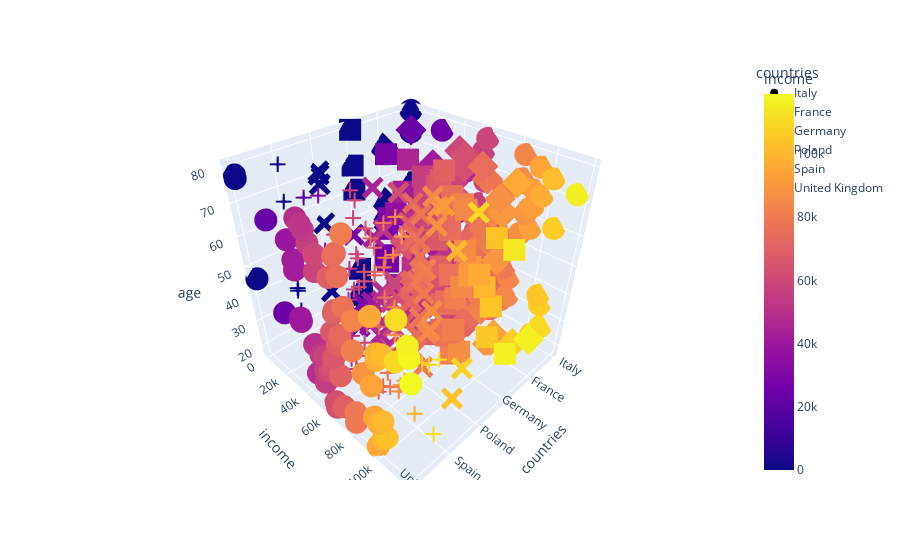

Notebook cell for this chart:
### Markdown cell above
Plot: Avg income in year by countries with precise age

### Code cell
fig = px.bar(df_avg_income_in_year_by_country_with_precise_age_from_list,x="countries",y="income",color="countries",hover_name="countries",
            animation_frame="age",range_y=[30000,120000],)
fig.update_layout(
title="Avg income in year by countries",
xaxis_title="Countries",
yaxis_title="Dollars",
)
fig.layout.updatemenus[0].buttons[0].args[1]['frame']['duration'] = 1650
fig.layout.updatemenus[0].buttons[0].args[1]['transition']['duration'] = 600
fig.show(renderer='notebook_connected')


fig2 = px.scatter(df_avg_income_in_year_by_country_with_precise_age_from_list,x="countries",y="income",color="income",size="income",hover_name="countries",
            animation_frame="age",range_y=[30000,120000],)
fig2.update_layout(
title="Avg income in year by countries",
xaxis_title="Countries",
yaxis_title="Dollars",
)
fig2.layout.updatemenus[0].buttons[0].args[1]['frame']['duration'] = 1650
fig2.layout.updatemenus[0].buttons[0].args[1]['transition']['duration'] = 600
fig2.show(renderer='notebook_connected')


fig3 = px.scatter_3d(df_avg_income_in_year_by_country_with_precise_age_from_list, x='countries', y='income', z='age',
              color='income',symbol='countries')
fig3.show()

### Figure 1 — Plotly figure (JSON) as saved in the notebook; plotly's stock layout.template omitted (floating-point values rounded to 4 significant figures)
{"data": [{"hovertemplate": "countries=%{x}<br>income=%{marker.color}<br>age=%{z}<extra></extra>", "legendgroup": "Italy", "marker": {"color": [52000, 64800, 105000, 73000, 72670.0, 50000, 59200, 110000, 59000, 80000, 69000, 68800, 84500, 49330.0, 72750, 107000, 68750, 30000, 105000, 83750, 58000, 74800, 79600, 46000, 58000, 0, 27000, 68000, 73670.0, 57000, 56000, 72250, 72670.0, 76170.0, 41500, 60000, 87000, 0, 68670.0, 93000, 57000, 69750, 107000, 88860.0, 71000, 90670.0, 92670.0, 73500, 59670.0, 46000, 97000, 92330.0, 87000, 84330.0, 116000, 0, 102000, 57000, 94000, 26000, 84000, 59000, 0], "coloraxis": "coloraxis", "symbol": "circle"}, "mode": "markers", "name": "Italy", "scene": "scene", "showlegend": true, "type": "scatter3d", "x": ["Italy", "Italy", "Italy", "Italy", "Italy", "Italy", "Italy", "Italy", "Italy", "Italy", "Italy", "Italy", "Italy", "Italy", "Italy", "Italy", "Italy", "Italy", "Italy", "Italy", "Italy", "Italy", "Italy", "Italy", "Italy", "Italy", "Italy", "Italy", "Italy", "Italy", "Italy", "Italy", "Italy", "Italy", "Italy", "Italy", "Italy", "Italy", "Italy", "Italy", "Italy", "Italy", "Italy", "Italy", "Italy", "Italy", "Italy", "Italy", "Italy", "Italy", "Italy", "Italy", "Italy", "Italy", "Italy", "Italy", "Italy", "Italy", "Italy", "Italy", "Italy", "Italy", "Italy"], "y": [52000, 64800, 105000, 73000, 72670.0, 50000, 59200, 110000, 59000, 80000, 69000, 68800, 84500, 49330.0, 72750, 107000, 68750, 30000, 105000, 83750, 58000, 74800, 79600, 46000, 58000, 0, 27000, 68000, 73670.0, 57000, 56000, 72250, 72670.0, 76170.0, 41500, 60000, 87000, 0, 68670.0, 93000, 57000, 69750, 107000, 88860.0, 71000, 90670.0, 92670.0, 73500, 59670.0, 46000, 97000, 92330.0, 87000, 84330.0, 116000, 0, 102000, 57000, 94000, 26000, 84000, 59000, 0], "z": [18, 19, 20, 21, 22, 23, 24, 25, 26, 27, 28, 29, 30, 31, 32, 33, 34, 35, 36, 37, 38, 39, 40, 41, 42, 43, 44, 45, 46, 47, 48, 49, 50, 51, 52, 53, 54, 55, 56, 57, 58, 59, 60, 61, 62, 63, 64, 65, 66, 67, 68, 69, 70, 71, 72, 73, 74, 75, 76, 77, 78, 79, 80]}, {"hovertemplate": "countries=%{x}<br>income=%{marker.color}<br>age=%{z}<extra></extra>", "legendgroup": "France", "marker": {"color": [68400, 90000, 59670.0, 41000, 71500, 42500, 93500, 107000, 53330.0, 75000, 45500, 55000, 116500, 82670.0, 58330.0, 36330.0, 47000, 59400, 81000, 55000, 66750, 70000, 48000, 23000, 53500, 77750, 0, 72000, 41500, 0, 70000, 51500, 24000, 89500, 0, 76750, 77570.0, 72000, 81330.0, 42000, 52750, 79500, 42500, 74750, 61710.0, 42250, 64330.0, 84000, 90000, 88000, 39000, 56000, 87500, 0, 41000, 59250, 78500, 63330.0, 96000, 75000, 63400, 59500, 24000], "coloraxis": "coloraxis", "symbol": "diamond"}, "mode": "markers", "name": "France", "scene": "scene", "showlegend": true, "type": "scatter3d", "x": ["France", "France", "France", "France", "France", "France", "France", "France", "France", "France", "France", "France", "France", "France", "France", "France", "France", "France", "France", "France", "France", "France", "France", "France", "France", "France", "France", "France", "France", "France", "France", "France", "France", "France", "France", "France", "France", "France", "France", "France", "France", "France", "France", "France", "France", "France", "France", "France", "France", "France", "France", "France", "France", "France", "France", "France", "France", "France", "France", "France", "France", "France", "France"], "y": [68400, 90000, 59670.0, 41000, 71500, 42500, 93500, 107000, 53330.0, 75000, 45500, 55000, 116500, 82670.0, 58330.0, 36330.0, 47000, 59400, 81000, 55000, 66750, 70000, 48000, 23000, 53500, 77750, 0, 72000, 41500, 0, 70000, 51500, 24000, 89500, 0, 76750, 77570.0, 72000, 81330.0, 42000, 52750, 79500, 42500, 74750, 61710.0, 42250, 64330.0, 84000, 90000, 88000, 39000, 56000, 87500, 0, 41000, 59250, 78500, 63330.0, 96000, 75000, 63400, 59500, 24000], "z": [18, 19, 20, 21, 22, 23, 24, 25, 26, 27, 28, 29, 30, 31, 32, 33, 34, 35, 36, 37, 38, 39, 40, 41, 42, 43, 44, 45, 46, 47, 48, 49, 50, 51, 52, 53, 54, 55, 56, 57, 58, 59, 60, 61, 62, 63, 64, 65, 66, 67, 68, 69, 70, 71, 72, 73, 74, 75, 76, 77, 78, 79, 80]}, {"hovertemplate": "countries=%{x}<br>income=%{marker.color}<br>age=%{z}<extra></extra>", "legendgroup": "Germany", "marker": {"color": [0, 0, 81000, 58000, 0, 87000, 69000, 50500, 76600, 72670.0, 79000, 78250, 81750, 0, 50750, 117000, 36000, 104750, 53500, 72000, 75330.0, 75500, 61800, 28000, 81800, 26000, 49000, 64330.0, 105000, 85330.0, 50000, 77200, 70250, 100000, 90000, 28000, 96000, 90250, 55000, 29500, 66670.0, 86000, 35670.0, 0, 51000, 75500, 59670.0, 74000, 114000, 104000, 42000, 0, 57500, 85000, 82670.0, 75750, 65600, 56000, 68000, 29000, 45500, 70000, 0], "coloraxis": "coloraxis", "symbol": "square"}, "mode": "markers", "name": "Germany", "scene": "scene", "showlegend": true, "type": "scatter3d", "x": ["Germany", "Germany", "Germany", "Germany", "Germany", "Germany", "Germany", "Germany", "Germany", "Germany", "Germany", "Germany", "Germany", "Germany", "Germany", "Germany", "Germany", "Germany", "Germany", "Germany", "Germany", "Germany", "Germany", "Germany", "Germany", "Germany", "Germany", "Germany", "Germany", "Germany", "Germany", "Germany", "Germany", "Germany", "Germany", "Germany", "Germany", "Germany", "Germany", "Germany", "Germany", "Germany", "Germany", "Germany", "Germany", "Germany", "Germany", "Germany", "Germany", "Germany", "Germany", "Germany", "Germany", "Germany", "Germany", "Germany", "Germany", "Germany", "Germany", "Germany", "Germany", "Germany", "Germany"], "y": [0, 0, 81000, 58000, 0, 87000, 69000, 50500, 76600, 72670.0, 79000, 78250, 81750, 0, 50750, 117000, 36000, 104750, 53500, 72000, 75330.0, 75500, 61800, 28000, 81800, 26000, 49000, 64330.0, 105000, 85330.0, 50000, 77200, 70250, 100000, 90000, 28000, 96000, 90250, 55000, 29500, 66670.0, 86000, 35670.0, 0, 51000, 75500, 59670.0, 74000, 114000, 104000, 42000, 0, 57500, 85000, 82670.0, 75750, 65600, 56000, 68000, 29000, 45500, 70000, 0], "z": [18, 19, 20, 21, 22, 23, 24, 25, 26, 27, 28, 29, 30, 31, 32, 33, 34, 35, 36, 37, 38, 39, 40, 41, 42, 43, 44, 45, 46, 47, 48, 49, 50, 51, 52, 53, 54, 55, 56, 57, 58, 59, 60, 61, 62, 63, 64, 65, 66, 67, 68, 69, 70, 71, 72, 73, 74, 75, 76, 77, 78, 79, 80]}, {"hovertemplate": "countries=%{x}<br>income=%{marker.color}<br>age=%{z}<extra></extra>", "legendgroup": "Poland", "marker": {"color": [54000, 103000, 50500, 26000, 67830.0, 80500, 46000, 36500, 66670.0, 74500, 0, 39750, 48250, 57330.0, 31000, 108000, 75500, 39670.0, 67250, 83000, 48000, 85500, 56000, 78000, 49330.0, 62290.0, 69750, 72000, 86500, 59750, 59000, 71250, 80500, 71000, 72500, 76000, 0, 79000, 27000, 79560.0, 81500, 44000, 64500, 77500, 66400, 52000, 71670.0, 77500, 74000, 0, 100000, 69750, 0, 0, 87800, 78000, 45000, 72670.0, 63170.0, 88000, 91670.0, 85000, 110000], "coloraxis": "coloraxis", "symbol": "x"}, "mode": "markers", "name": "Poland", "scene": "scene", "showlegend": true, "type": "scatter3d", "x": ["Poland", "Poland", "Poland", "Poland", "Poland", "Poland", "Poland", "Poland", "Poland", "Poland", "Poland", "Poland", "Poland", "Poland", "Poland", "Poland", "Poland", "Poland", "Poland", "Poland", "Poland", "Poland", "Poland", "Poland", "Poland", "Poland", "Poland", "Poland", "Poland", "Poland", "Poland", "Poland", "Poland", "Poland", "Poland", "Poland", "Poland", "Poland", "Poland", "Poland", "Poland", "Poland", "Poland", "Poland", "Poland", "Poland", "Poland", "Poland", "Poland", "Poland", "Poland", "Poland", "Poland", "Poland", "Poland", "Poland", "Poland", "Poland", "Poland", "Poland", "Poland", "Poland", "Poland"], "y": [54000, 103000, 50500, 26000, 67830.0, 80500, 46000, 36500, 66670.0, 74500, 0, 39750, 48250, 57330.0, 31000, 108000, 75500, 39670.0, 67250, 83000, 48000, 85500, 56000, 78000, 49330.0, 62290.0, 69750, 72000, 86500, 59750, 59000, 71250, 80500, 71000, 72500, 76000, 0, 79000, 27000, 79560.0, 81500, 44000, 64500, 77500, 66400, 52000, 71670.0, 77500, 74000, 0, 100000, 69750, 0, 0, 87800, 78000, 45000, 72670.0, 63170.0, 88000, 91670.0, 85000, 110000], "z": [18, 19, 20, 21, 22, 23, 24, 25, 26, 27, 28, 29, 30, 31, 32, 33, 34, 35, 36, 37, 38, 39, 40, 41, 42, 43, 44, 45, 46, 47, 48, 49, 50, 51, 52, 53, 54, 55, 56, 57, 58, 59, 60, 61, 62, 63, 64, 65, 66, 67, 68, 69, 70, 71, 72, 73, 74, 75, 76, 77, 78, 79, 80]}, {"hovertemplate": "countries=%{x}<br>income=%{marker.color}<br>age=%{z}<extra></extra>", "legendgroup": "Spain", "marker": {"color": [70000, 111500, 51000, 98000, 74000, 47500, 79750, 86330.0, 52500, 0, 87750, 78200, 41500, 90670.0, 71400, 50000, 60500, 0, 0, 82000, 37750, 49500, 42000, 63500, 102700.0, 107000, 73000, 84330.0, 49670.0, 113000, 83000, 32000, 87000, 55000, 42400, 59200, 84670.0, 78000, 63670.0, 52670.0, 33500, 64000, 71670.0, 71670.0, 60000, 59000, 78200, 43000, 0, 79500, 72250, 84500, 70000, 20000, 67000, 58670.0, 33000, 90000, 79000, 0, 60670.0, 86330.0, 58000], "coloraxis": "coloraxis", "symbol": "cross"}, "mode": "markers", "name": "Spain", "scene": "scene", "showlegend": true, "type": "scatter3d", "x": ["Spain", "Spain", "Spain", "Spain", "Spain", "Spain", "Spain", "Spain", "Spain", "Spain", "Spain", "Spain", "Spain", "Spain", "Spain", "Spain", "Spain", "Spain", "Spain", "Spain", "Spain", "Spain", "Spain", "Spain", "Spain", "Spain", "Spain", "Spain", "Spain", "Spain", "Spain", "Spain", "Spain", "Spain", "Spain", "Spain", "Spain", "Spain", "Spain", "Spain", "Spain", "Spain", "Spain", "Spain", "Spain", "Spain", "Spain", "Spain", "Spain", "Spain", "Spain", "Spain", "Spain", "Spain", "Spain", "Spain", "Spain", "Spain", "Spain", "Spain", "Spain", "Spain", "Spain"], "y": [70000, 111500, 51000, 98000, 74000, 47500, 79750, 86330.0, 52500, 0, 87750, 78200, 41500, 90670.0, 71400, 50000, 60500, 0, 0, 82000, 37750, 49500, 42000, 63500, 102700.0, 107000, 73000, 84330.0, 49670.0, 113000, 83000, 32000, 87000, 55000, 42400, 59200, 84670.0, 78000, 63670.0, 52670.0, 33500, 64000, 71670.0, 71670.0, 60000, 59000, 78200, 43000, 0, 79500, 72250, 84500, 70000, 20000, 67000, 58670.0, 33000, 90000, 79000, 0, 60670.0, 86330.0, 58000], "z": [18, 19, 20, 21, 22, 23, 24, 25, 26, 27, 28, 29, 30, 31, 32, 33, 34, 35, 36, 37, 38, 39, 40, 41, 42, 43, 44, 45, 46, 47, 48, 49, 50, 51, 52, 53, 54, 55, 56, 57, 58, 59, 60, 61, 62, 63, 64, 65, 66, 67, 68, 69, 70, 71, 72, 73, 74, 75, 76, 77, 78, 79, 80]}, {"hovertemplate": "countries=%{x}<br>income=%{marker.color}<br>age=%{z}<extra></extra>", "legendgroup": "United Kingdom", "marker": {"color": [96000, 63670.0, 79600, 63000, 70000, 100000, 79750, 103000, 56000, 49500, 97330.0, 94500, 100500, 57000, 60670.0, 62000, 70000, 64500, 54670.0, 58500, 50000, 66000, 93670.0, 24500, 88250, 40500, 40000, 70330.0, 0, 81500, 66710.0, 73000, 98000, 119000, 98000, 101500, 110000, 70000, 70750, 83500, 118000, 77500, 42000, 117000, 95500, 42000, 59000, 69000, 111000, 75570.0, 39000, 60290.0, 23000, 56000, 74000, 75500, 53800, 52000, 49250, 0, 0, 81000], "coloraxis": "coloraxis", "symbol": "circle"}, "mode": "markers", "name": "United Kingdom", "scene": "scene", "showlegend": true, "type": "scatter3d", "x": ["United Kingdom", "United Kingdom", "United Kingdom", "United Kingdom", "United Kingdom", "United Kingdom", "United Kingdom", "United Kingdom", "United Kingdom", "United Kingdom", "United Kingdom", "United Kingdom", "United Kingdom", "United Kingdom", "United Kingdom", "United Kingdom", "United Kingdom", "United Kingdom", "United Kingdom", "United Kingdom", "United Kingdom", "United Kingdom", "United Kingdom", "United Kingdom", "United Kingdom", "United Kingdom", "United Kingdom", "United Kingdom", "United Kingdom", "United Kingdom", "United Kingdom", "United Kingdom", "United Kingdom", "United Kingdom", "United Kingdom", "United Kingdom", "United Kingdom", "United Kingdom", "United Kingdom", "United Kingdom", "United Kingdom", "United Kingdom", "United Kingdom", "United Kingdom", "United Kingdom", "United Kingdom", "United Kingdom", "United Kingdom", "United Kingdom", "United Kingdom", "United Kingdom", "United Kingdom", "United Kingdom", "United Kingdom", "United Kingdom", "United Kingdom", "United Kingdom", "United Kingdom", "United Kingdom", "United Kingdom", "United Kingdom", "United Kingdom"], "y": [96000, 63670.0, 79600, 63000, 70000, 100000, 79750, 103000, 56000, 49500, 97330.0, 94500, 100500, 57000, 60670.0, 62000, 70000, 64500, 54670.0, 58500, 50000, 66000, 93670.0, 24500, 88250, 40500, 40000, 70330.0, 0, 81500, 66710.0, 73000, 98000, 119000, 98000, 101500, 110000, 70000, 70750, 83500, 118000, 77500, 42000, 117000, 95500, 42000, 59000, 69000, 111000, 75570.0, 39000, 60290.0, 23000, 56000, 74000, 75500, 53800, 52000, 49250, 0, 0, 81000], "z": [18, 19, 20, 21, 22, 23, 24, 25, 26, 27, 28, 29, 30, 31, 32, 33, 34, 35, 36, 37, 38, 39, 40, 41, 42, 43, 44, 45, 46, 47, 48, 49, 50, 51, 52, 53, 54, 55, 56, 57, 58, 59, 60, 61, 62, 63, 64, 65, 66, 67, 68, 69, 70, 71, 72, 73, 74, 75, 76, 77, 78, 79]}], "layout": {"coloraxis": {"colorbar": {"title": {"text": "income"}}, "colorscale": [[0, "#0d0887"], [0.1111, "#46039f"], [0.2222, "#7201a8"], [0.3333, "#9c179e"], [0.4444, "#bd3786"], [0.5556, "#d8576b"], [0.6667, "#ed7953"], [0.7778, "#fb9f3a"], [0.8889, "#fdca26"], [1, "#f0f921"]]}, "legend": {"title": {"text": "countries"}, "tracegroupgap": 0}, "margin": {"t": 60}, "scene": {"domain": {"x": [0, 1], "y": [0, 1]}, "xaxis": {"categoryarray": ["Italy", "France", "Germany", "Poland", "Spain", "United Kingdom"], "categoryorder": "array", "title": {"text": "countries"}}, "yaxis": {"title": {"text": "income"}}, "zaxis": {"title": {"text": "age"}}}}}
